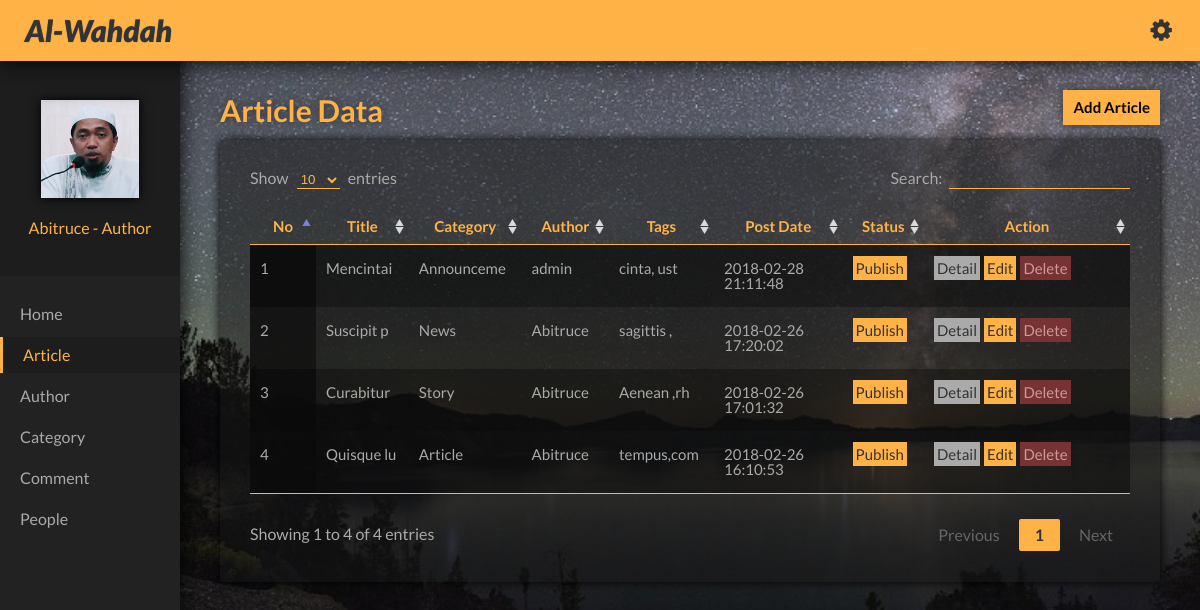
Page /admin/article.php (signed in) on the committed database.
### tables this page shows
CREATE TABLE `article` (
  `article_id` int(5) NOT NULL,
  `article_title` varchar(255) NOT NULL,
  `article_content` text NOT NULL,
  `article_quote` text,
  `article_image` varchar(50) DEFAULT NULL,
  `category_id` int(3) NOT NULL,
  `author_id` int(3) NOT NULL,
  `article_date` datetime NOT NULL,
  `article_status` enum('0','1') NOT NULL,
  `article_tags` varchar(255) DEFAULT NULL
);

CREATE TABLE `category` (
  `category_id` int(3) NOT NULL,
  `category_name` varchar(100) NOT NULL
);

CREATE TABLE `author` (
  `author_id` int(3) NOT NULL,
  `author_name` varchar(100) NOT NULL,
  `author_email` varchar(100) NOT NULL,
  `author_pass` varchar(20) NOT NULL
);

### admin/function/library.php (called while the page is built, shortened)
<?php
function author($id)
{
	include 'proses/koneksi.php';
	$sql = mysqli_query($connect,"SELECT * FROM author WHERE author_id = '$id'");
	$func = mysqli_fetch_array($sql);
	return $func['author_name'];
}
function category($id)
{
	include 'proses/koneksi.php';
	$sql = mysqli_query($connect,"SELECT * FROM category WHERE category_id = '$id'");
	$func = mysqli_fetch_array($sql);
	return $func['category_name'];
}
?>

### admin/article.php (the view, shortened to what this page needs)
<?php
	if (isset($_SESSION['login'])){
?>
<!DOCTYPE html>
<html>
	<head>
		<link href="js/plugin/datatables/datatables.min.css" rel="stylesheet" type="text/css">
		<link rel="stylesheet" type="text/css" href="css/font-awesome.min.css">
		<link href="css/style2.css" rel="stylesheet" type="text/css">
	</head>
	<body>
		<div id="container" class="admin clearfix">
			<?php
				$file = basename(__FILE__,'.php');
				include 'admin_header.php';
				include 'admin_sidebar.php';
			?>
			<div id="main" class="clearfix">
				<h2>Article Data</h2>
				<a href="article_add.php" class="add">Add Article</a>
				<div class="content clearfix">
					<table id="table" class="display" cellspacing="0" width="100%">
						<thead>
							<tr>
								<th>No</th>
								<th>Title</th>
								<th>Category</th>
								<th>Author</th>
								<th>Tags</th>
								<th>Post Date</th>
								<th>Status</th>
								<th>Action</th>
							</tr>
						</thead>
						<tbody>
							<?php
							include 'proses/koneksi.php';
							include 'function/library.php';
							$sql = mysqli_query($connect,"SELECT * FROM article ORDER BY article_date DESC");
							$no = 1;
							while($row = mysqli_fetch_array($sql)){
								echo "<tr>
										<td>".$no++."</td>
										<td>".substr($row['article_title'],0,10)."</td>
										<td>".substr(category($row['category_id']),0,10)."</td>
										<td>".substr(author($row['author_id']),0,10)."</td>
										<td>".substr($row['article_tags'],0,10)."</td>
										<td>".$row['article_date']."</td>
										<td>".(($row['article_status'] == 1) ? "<span class='edt'>Publish</span>" : "<span class='dtl'>Draft</span>")."</td>
										<td>
											<a class='dtl' href='article_detail.php?ID=$row[article_id]'>Detail</a>
											<a class='edt' href='article_edit.php?ID=$row[article_id]'>Edit</a>
											<a class='del' href='proses/proses_article_delete.php?ID=$row[article_id]'>Delete</a>
										</td>
									</tr>";
							}
							?>
						</tbody>
					</table>
				</div>
			</div>
		</div>
	</body>
</html>
<?php
	} else {
		header("location:login.php");
	}
?>

### admin/admin_header.php
<div id="header" class="clearfix">
	<h1>Al-Wahdah</h1>
	<i class="fa fa-cog"></i>
	<p><a href="logout.php">Logout</a></p>
</div>

### admin/admin_sidebar.php
<div id="sidebar">
	<div class="bio">
		<div><img src="images/capture.png" alt="author"></div>
		<p><?= $_SESSION['author_name'] ?> - Author</p>
	</div>
	<?php
		$admin = ($file == 'admin') ? "class='active'" : '';
		$artc = (($file == 'article') || ($file == 'article_add') || ($file == 'article_edit') || ($file == 'article_delete') || ($file == 'article_detail')) ? "class='active'" : '';
		$author = (($file == 'author') || ($file == 'author_add') || ($file == 'author_edit') || ($file == 'author_delete')) ? "class='active'" : '';
		$category = (($file == 'category') || ($file == 'category_add') || ($file == 'category_edit') || ($file == 'category_delete')) ? "class='active'" : '';
		$comment = (($file == 'comment') || ($file == 'comment_add') || ($file == 'comment_edit') || ($file == 'comment_delete') || ($file == 'comment_detail') || ($file == 'comment_reply')) ? "class='active'" : '';
		$people = (($file == 'people') || ($file == 'people_add') || ($file == 'people_edit') || ($file == 'people_delete')) ? "class='active'" : '';
	?>
	<ul class="nav">
		<li <?= $admin ?>><a href="admin.php">Home</a></li>
		<li <?= $artc ?>><a href="article.php">Article</a></li>
		<li <?= $author ?>><a href="author.php">Author</a></li>
		<li <?= $category ?>><a href="category.php">Category</a></li>
		<li <?= $comment ?>><a href="comment.php">Comment</a></li>
		<li <?= $people ?>><a href="people.php">People</a></li>
	</ul>
</div>

### admin/css/style2.css (style rules this page uses)
html, body, div, span, applet, object, iframe, h1, h2, h3, h4, h5, h6, p, blockquote, pre, a, abbr, acronym, address, big, cite, code, del, dfn, em, img, ins, kbd, q, s, samp, small, strike, strong, sub, sup, tt, var, b, u, i, center, dl, dt, dd, ol, ul, li, fieldset, form, label, legend, table, caption, tbody, tfoot, thead, tr, th, td, article, aside, canvas, details, embed, figure, figcaption, footer, header, hgroup, menu, nav, output, ruby, section, summary, time, mark, audio, video { margin: 0; padding: 0; border: 0; font-size: 100%; font: inherit; vertical-align: baseline; }
body { line-height: 1; }
ol, ul { list-style: none; }
table { border-collapse: collapse; border-spacing: 0; }
.clearfix:after { visibility: hidden; display: block; font-size: 0; content: " "; clear: both; height: 0; }
body { background-image: url(../images/bg-login2.jpeg); background-size: 130%; background-attachment: fixed; font-family: 'lato',sans-serif; }
a { color: inherit; text-decoration: none; }
#header { padding: 15px 25px; background: #FFB347; box-shadow: 0 0 20px #000; position: fixed; z-index: 5; width: 100%; box-sizing: border-box; }
#header h1 { font-size: 30px; color: #333; font-weight: 900; font-style: italic; float: left; text-shadow: 0 0 1px #555; }
#header p { float: right; color: #333; font-weight: 700; font-size: 20px; padding: 5px 10px; overflow: hidden; }
#header i { float: right; font-size: 25px; color: #333; padding: 3px; cursor: pointer; transition: transform 0.5s ease; }
#sidebar { float: left; width: 15%; height: 100%; background: #222; position: fixed; box-shadow: 0 0 20px #000; box-sizing: border-box; padding-top: 50px; }
.nav { margin-top: 20px; }
.nav li { color: #aaa; margin: 5px 0; }
.nav a { display: block; position: relative; padding: 10px 20px; }
.nav .active { border-left: 3px solid #FFB347; background: #1d1d1d; color: #FFB347; }
.bio { text-align: center; padding: 20px; background: #1d1d1d; padding-top: 50px; }
.bio div { width: 70%; padding-top: 70%; display: inline-block; overflow: hidden; background: red; position: relative; box-shadow: 0 0 10px #000; }
.bio img { position: absolute; top: 0; bottom: auto; left: 50%; right: auto; width: 300%; transform: translateX(-50%); }
.bio p { margin: 20px 0; color: #FFB347; }
#main { float: right; width: 85%; box-sizing: border-box; padding: 90px 40px; }
#main h2 { font-size: 30px; font-weight: 700; color: #FFB347; text-shadow: 0 0 10px #333; float: left; padding-top: 5px; }
.add { float: right; background: #FFB347; padding: 10px; font-weight: 700; font-size: 15px; box-shadow: 0 0 10px #333; }
.content { background: rgba(20,20,20,0.5); padding: 30px; margin: 50px auto; box-shadow: 0 0 10px #000; }
.tbl td a { margin-right: 1px; }
.tbl .dtl { padding: 3px; background: #aaa; color: #333; }
.tbl .edt { padding: 3px; background: #FFB347; color: #333; }
.tbl .del { padding: 3px; background: #733; color: #c99; }
.tbl table { padding: 20px 0 0 0; margin: 0 0 20px 0; color: #aaa; font-size: 15px; border-bottom: 1px solid #FFB347 !important; }
table.dataTable.display tbody tr td:first-child, table.dataTable thead th:first-child { width: 30px !important; }
table.dataTable.display tbody tr td:last-child, table.dataTable thead th:last-child { width: 170px !important; }
table.dataTable thead th { border-bottom-color: #FFB347; color: #FFB347; }
table.dataTable.display tbody tr.odd td { border-bottom: 1px solid transparent; border-top: 1px solid transparent; }
table.dataTable.display tbody tr.even td { border-bottom: 1px solid transparent; border-top: 1px solid transparent; }
table.dataTable.display tbody tr.odd { background: rgba(10,10,10,0.7); }
table.dataTable.display tbody tr.odd>.sorting_1 { background: rgba(10,10,10,0.8); }
table.dataTable.display tbody tr.even { background: rgba(10,10,10,0.5); }
table.dataTable.display tbody tr.even>.sorting_1 { background: rgba(10,10,10,0.6); }
table.dataTable tbody td { padding: 15px 10px; }

### rows in the picture
article: article_title "Mencintai", category.category_name "Announceme", author.author_name "admin", article_tags "cinta, ust", article_date "2018-02-28 21:11:48", article_status "Publish"
article: article_title "Suscipit p", category.category_name "News", author.author_name "Abitruce", article_tags "sagittis ,", article_date "2018-02-26 17:20:02", article_status "Publish"
article: article_title "Curabitur", category.category_name "Story", author.author_name "Abitruce", article_tags "Aenean ,rh", article_date "2018-02-26 17:01:32", article_status "Publish"
article: article_title "Quisque lu", category.category_name "Article", author.author_name "Abitruce", article_tags "tempus,com", article_date "2018-02-26 16:10:53", article_status "Publish"

### other values in the picture
$_SESSION['author_name'] "Abitruce"
